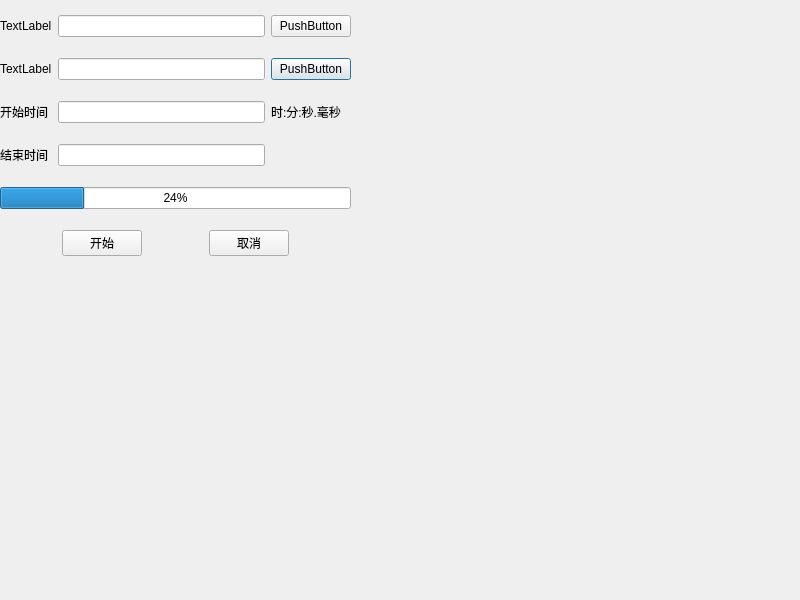
<?xml version="1.0" encoding="UTF-8"?>
<ui version="4.0">
 <class>Dialog</class>
 <widget class="QDialog" name="Dialog">
  <property name="geometry">
   <rect>
    <x>0</x>
    <y>0</y>
    <width>800</width>
    <height>600</height>
   </rect>
  </property>
  <property name="windowTitle">
   <string>Dialog</string>
  </property>
  <widget class="QWidget" name="gridLayoutWidget">
   <property name="geometry">
    <rect>
     <x>0</x>
     <y>0</y>
     <width>351</width>
     <height>271</height>
    </rect>
   </property>
   <layout class="QGridLayout" name="gridLayout">
    <item row="1" column="1">
     <widget class="QLabel" name="label_out_file_dir">
      <property name="text">
       <string>TextLabel</string>
      </property>
     </widget>
    </item>
    <item row="1" column="3">
     <widget class="QPushButton" name="pushButton_open_file_out">
      <property name="text">
       <string>PushButton</string>
      </property>
     </widget>
    </item>
    <item row="5" column="1" colspan="3">
     <layout class="QHBoxLayout" name="horizontalLayout">
      <item>
       <spacer name="horizontalSpacer">
        <property name="orientation">
         <enum>Qt::Horizontal</enum>
        </property>
        <property name="sizeHint" stdset="0">
         <size>
          <width>40</width>
          <height>20</height>
         </size>
        </property>
       </spacer>
      </item>
      <item>
       <widget class="QPushButton" name="pushButton_ok">
        <property name="text">
         <string>开始</string>
        </property>
       </widget>
      </item>
      <item>
       <spacer name="horizontalSpacer_3">
        <property name="orientation">
         <enum>Qt::Horizontal</enum>
        </property>
        <property name="sizeHint" stdset="0">
         <size>
          <width>40</width>
          <height>20</height>
         </size>
        </property>
       </spacer>
      </item>
      <item>
       <widget class="QPushButton" name="pushButton_cancel">
        <property name="text">
         <string>取消</string>
        </property>
       </widget>
      </item>
      <item>
       <spacer name="horizontalSpacer_2">
        <property name="orientation">
         <enum>Qt::Horizontal</enum>
        </property>
        <property name="sizeHint" stdset="0">
         <size>
          <width>40</width>
          <height>20</height>
         </size>
        </property>
       </spacer>
      </item>
     </layout>
    </item>
    <item row="0" column="3">
     <widget class="QPushButton" name="pushButton_open_file_in">
      <property name="text">
       <string>PushButton</string>
      </property>
     </widget>
    </item>
    <item row="0" column="2">
     <widget class="QLineEdit" name="lineEdit_file_path_in"/>
    </item>
    <item row="1" column="2">
     <widget class="QLineEdit" name="lineEdit_file_path_out"/>
    </item>
    <item row="4" column="1" colspan="3">
     <widget class="QProgressBar" name="progressBar_wait">
      <property name="value">
       <number>24</number>
      </property>
     </widget>
    </item>
    <item row="0" column="1">
     <widget class="QLabel" name="label_file_path">
      <property name="text">
       <string>TextLabel</string>
      </property>
     </widget>
    </item>
    <item row="2" column="1">
     <widget class="QLabel" name="label_start_time">
      <property name="text">
       <string>开始时间</string>
      </property>
     </widget>
    </item>
    <item row="3" column="1">
     <widget class="QLabel" name="label_end_time">
      <property name="text">
       <string>结束时间</string>
      </property>
     </widget>
    </item>
    <item row="2" column="2">
     <widget class="QLineEdit" name="lineEdit_time_start"/>
    </item>
    <item row="3" column="2">
     <widget class="QLineEdit" name="lineEdit_time_end"/>
    </item>
    <item row="2" column="3">
     <widget class="QLabel" name="label">
      <property name="text">
       <string>时:分:秒.毫秒</string>
      </property>
     </widget>
    </item>
   </layout>
  </widget>
 </widget>
 <resources/>
 <connections/>
</ui>
